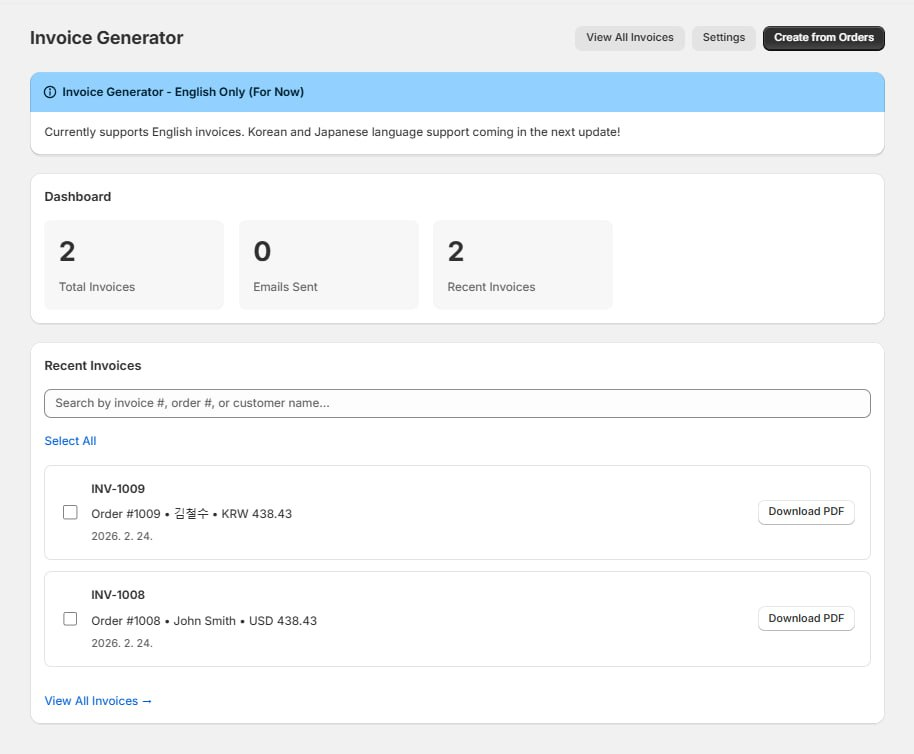
#> input picture screenshots/1-dashboard.jpg, 914 x 754 px, found by its file name
$ python resize-screenshots.py
#> lines starting #> are read from the running program, lines starting #| are printed output that depends on the picture
from PIL import Image
import os

# Input and output directories
input_dir = r'C:\Users\82102\.openclaw\workspace\invoice-generator\screenshots'
output_dir = r'C:\Users\82102\.openclaw\workspace\invoice-generator\screenshots-resized'

# Create output directory
os.makedirs(output_dir, exist_ok=True)

# Target size
target_size = (1600, 900)

# List of screenshots to resize
screenshots = [
    '1-dashboard.jpg',
    '2-settings-complete.jpg',
    '3-invoices-list.jpg',
    '4-order-picker-modal.jpg',
    '5-pdf-korean.jpg'
]

print("Resizing screenshots to 1600x900...")

for filename in screenshots:
    input_path = os.path.join(input_dir, filename)
    output_path = os.path.join(output_dir, filename)

    try:
        # Open image
        img = Image.open(input_path)
#> img is the input picture: PIL image 914x754 RGB; mean R, G, B 241.7, 244.8, 247.1
        print(f"Original {filename}: {img.size[0]}x{img.size[1]}")
#| Original 1-dashboard.jpg: 914x754

        # Resize with high-quality resampling
        img_resized = img.resize(target_size, Image.Resampling.LANCZOS)
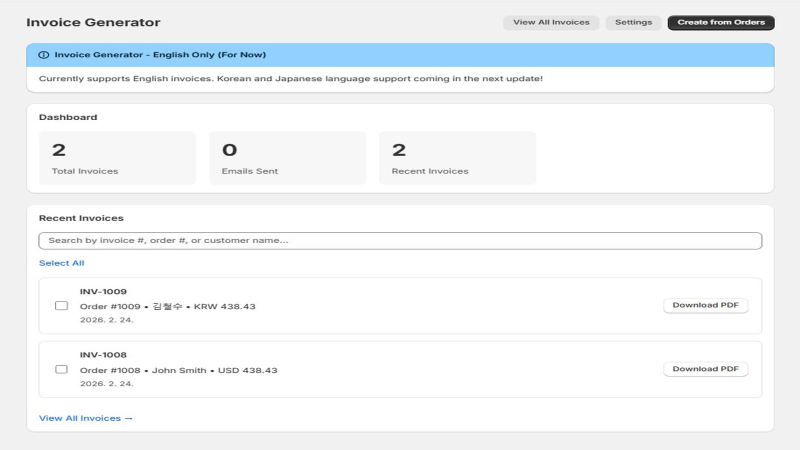
#> img_resized: PIL image 1600x900 RGB (shown at 1/2 size); mean R, G, B 241.6, 244.7, 246.9

        # Save with high quality
        img_resized.save(output_path, 'JPEG', quality=95)
        print(f"✅ Resized {filename} to 1600x900")

    except Exception as e:
        print(f"❌ Error resizing {filename}: {e}")
#> pass 2 of the loop `for filename in screenshots:`:
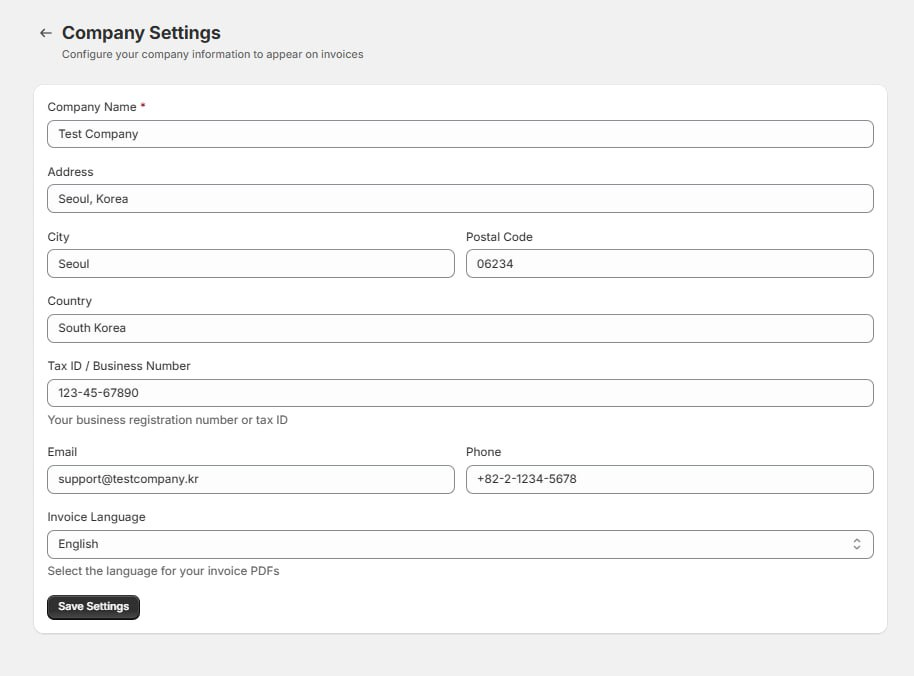
#> input picture screenshots/2-settings-complete.jpg, 914 x 676 px, found by its file name
#> img is the input picture: PIL image 914x676 RGB; mean R, G, B 246.2, 246.2, 246.3
#| Original 2-settings-complete.jpg: 914x676
#> `img_resized = img.resize(target_size, Image.Resampling.LANCZOS)`:
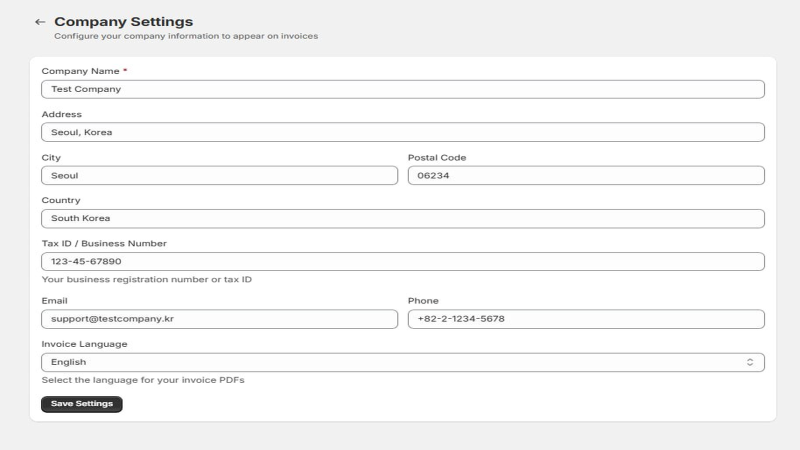
#> img_resized: PIL image 1600x900 RGB (shown at 1/2 size); mean R, G, B 245.8, 245.8, 245.8

print("\n✅ All screenshots resized!")
print(f"📂 Output folder: {output_dir}")
